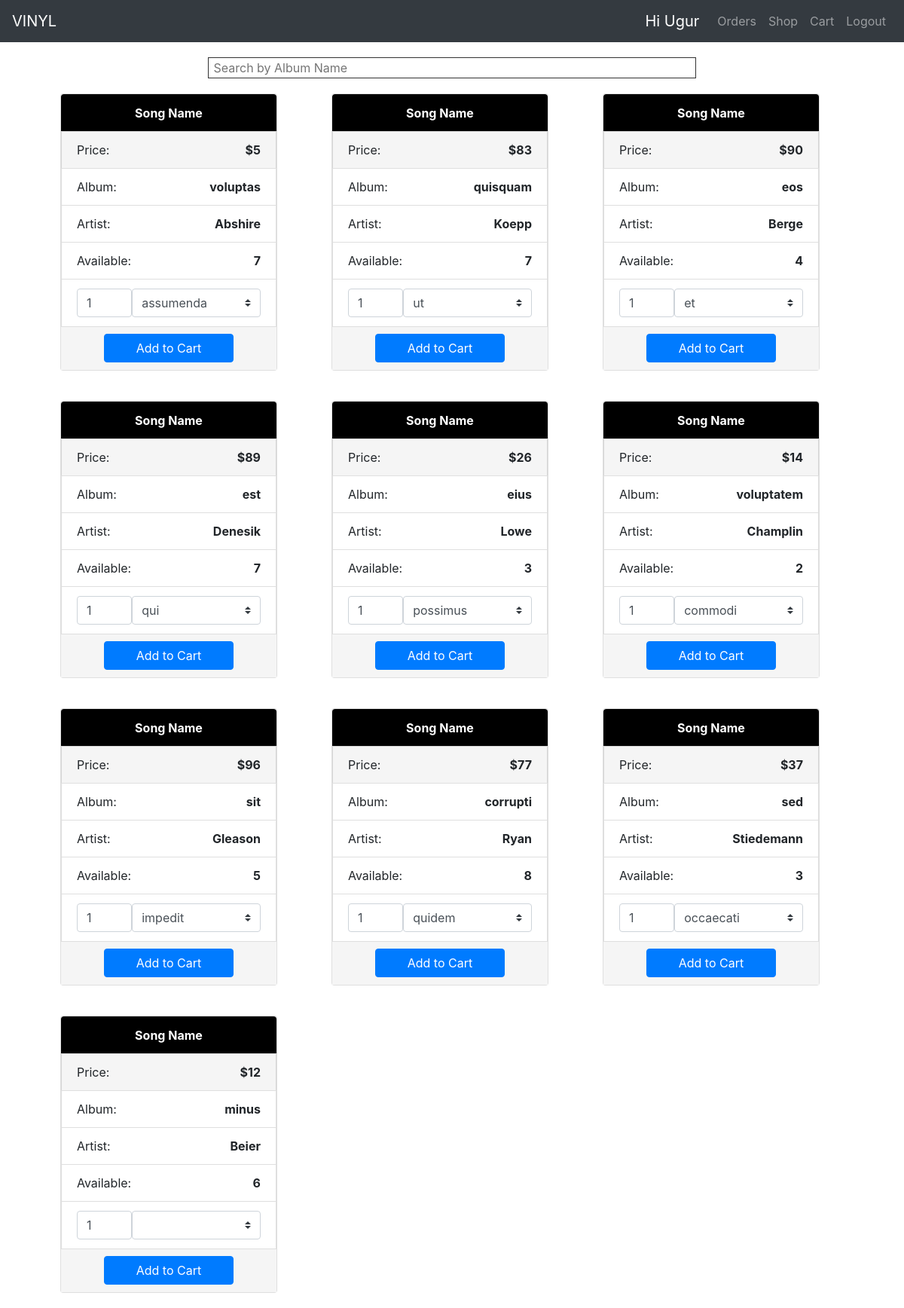
The app's page /catalog.php (signed in) with its own data.
### tables this page shows
CREATE TABLE `inventory` (
  `inventoryID` int(11) NOT NULL,
  `albumName` char(20) NOT NULL,
  `artistName` char(20) NOT NULL,
  `cost` int(11) NOT NULL,
  `quantity` int(11) NOT NULL
);

### catalog.php (the view, shortened to what this page needs)
<?php
include('includes/header.html');
require('connect.php');
?>
<div class="items" style="width: 90%;margin: auto 5% auto 5% ">
    <input type="search" class="searchBar"  style="border:1px solid #333; width: 60%; margin: 20px 20% auto 20%" placeholder=" Search by Album Name" onkeyup="filterSearch()">
    <?php
        $itemQuery = "SELECT * FROM inventory WHERE quantity > 0";
        if ($ItemResult = mysqli_query($db, $itemQuery)) {
            echo '<div style="display: grid; width: 100%; grid-template-columns: repeat(3, 1fr);">';
            while($itemRow = mysqli_fetch_array($ItemResult)){
                $storeQuery = "SELECT  DISTINCT s.storeName FROM store s, storeInventory x, inventory i WHERE s.storeID = x.storeID
                  AND {$itemRow['inventoryID']} = x.inventoryID";
                $storeResult = mysqli_query($db, $storeQuery);
                echo '<div class="card" style="width: 80%; margin: 20px;">
                        <form method="post" action="catalog.php?action=add&id='.$itemRow["inventoryID"].'">
                            <ul class="list-group">
                                <li class="list-group-item" style="color: white;background-color: black; text-align: center"><strong>Song Name</strong></li>
                                <li class="list-group-item" style="background-color: whitesmoke"> Price: <strong style="float: right">$'. $itemRow['cost'] .'</strong></li>
                                <li class="list-group-item"> Album: <strong style="float: right">'.$itemRow['albumName'].'</strong></li>
                                <li class="list-group-item"> Artist: <strong style="float: right">'. $itemRow['artistName'] .'</strong></li>
                                <li class="list-group-item"> Available: <strong style="float: right">'. $itemRow['quantity'] .'</strong></li>
                                <li class="list-group-item" >
                                    <input style="width: 30%;min-width: 25px;float: left" type="number" name="quantity" class="form-control" value="1" />
                                    <input type="hidden" name="album" value="'. $itemRow['albumName'] .'"/>
                                    <input type="hidden" name="artist" value="'. $itemRow['artistName'] .'"/>
                                    <input   type="hidden" name="cost" value="'. $itemRow['cost'] .'"/>
                                    <select required name="storeDropDown" class="custom-select" style="width: 70%;float: left">';
                while($storeRow = mysqli_fetch_array($storeResult)){
                    echo '<option value="' . $storeRow['storeName'] .'">' . $storeRow['storeName'] .'</option>';
                }
                echo '</select>
                    </li>
                    <li style="background-color: whitesmoke; list-style-type: none">';
                    $added = "select * from inventory where inventoryID = ".$itemRow["inventoryID"];
                    $result = mysqli_query($db,$added);
                    $already_added = mysqli_fetch_all($result)[0];
                    if($already_added)
                        echo '<input type="submit" name="addToCart" class="btn btn-primary" style="margin: 10px 20% 10px 20%;width: 60%;" value="Add to Cart" />';
                    else
                        echo '<input type="submit" name="addToCart" class="btn btn-secondary" style="margin: 10px 20% 10px 20%;width: 60%;" value="Added to Cart" />';
                    echo '</li>
                    </ul>
                    </form>
                    </div>';
            }
            echo '</div>';
        }else{
            echo 'No Vinyl Available';
        }
    ?>
</div>

### includes/navCheck.php (shortened to what this page needs)
<?php
function createNav(){
    echo '<nav class="navbar navbar-expand-lg navbar-dark bg-dark">
        <a class="navbar-brand mr-auto" href="./">VINYL</a>
        <ul class="navbar-nav">';
            if(@$_SESSION['type'] == 'customer'){
      echo '<li class="nav-item">
                <a class="navbar-brand" href="./">Hi ' . $_SESSION['fName'] . '</a>
            </li>
            <li class="nav-item">
                <a class="nav-link" href="./orders.php">Orders</a>
            </li>
            <li class="nav-item">
                <a class="nav-link" href="./catalog.php">Shop</a>
            </li>
            <li class="nav-item">
                <a class="nav-link" href="./shoppingCart.php">Cart</a>
            </li>';
            }
            echo '<li class="nav-item">';
        if(isset($_SESSION['type'])){
            echo '<a class="nav-link" href="./logout.php">Logout</a>';
        }else{
            echo '<a class="nav-link" href="./customerRegistration.php">Register</a>';
            echo '<a class="nav-link" href="./login.php">Login</a>';
        }
        echo '</li>
        </ul>
    </nav>';
}

### records on screen
inventory: cost "5", albumName "voluptas", artistName "Abshire", quantity "7"
inventory: cost "83", albumName "quisquam", artistName "Koepp", quantity "7"
inventory: cost "90", albumName "eos", artistName "Berge", quantity "4"
inventory: cost "89", albumName "est", artistName "Denesik", quantity "7"
inventory: cost "26", albumName "eius", artistName "Lowe", quantity "3"
inventory: cost "14", albumName "voluptatem", artistName "Champlin", quantity "2"
inventory: cost "96", albumName "sit", artistName "Gleason", quantity "5"
inventory: cost "77", albumName "corrupti", artistName "Ryan", quantity "8"
inventory: cost "37", albumName "sed", artistName "Stiedemann", quantity "3"
inventory: cost "12", albumName "minus", artistName "Beier", quantity "6"

### other values on screen
$_SESSION['fName'] "Ugur"
form field storeDropDown "assumenda"
form field storeDropDown "ut"
form field storeDropDown "et"
form field storeDropDown "qui"
form field storeDropDown "possimus"
form field storeDropDown "commodi"
form field storeDropDown "impedit"
form field storeDropDown "quidem"
form field storeDropDown "occaecati"
